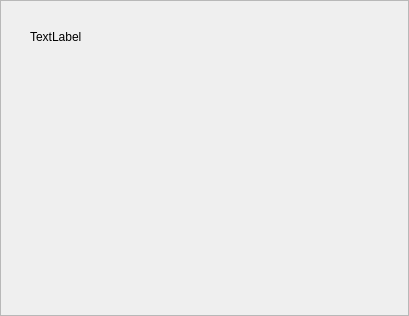
<?xml version="1.0" encoding="UTF-8"?>
<ui version="4.0">
 <class>PhysicalMemory</class>
 <widget class="QFrame" name="PhysicalMemory">
  <property name="geometry">
   <rect>
    <x>0</x>
    <y>0</y>
    <width>409</width>
    <height>316</height>
   </rect>
  </property>
  <property name="windowTitle">
   <string>Frame</string>
  </property>
  <property name="frameShape">
   <enum>QFrame::StyledPanel</enum>
  </property>
  <property name="frameShadow">
   <enum>QFrame::Raised</enum>
  </property>
  <widget class="QLabel" name="label">
   <property name="geometry">
    <rect>
     <x>30</x>
     <y>30</y>
     <width>59</width>
     <height>14</height>
    </rect>
   </property>
   <property name="text">
    <string>TextLabel</string>
   </property>
  </widget>
 </widget>
 <resources/>
 <connections/>
</ui>
